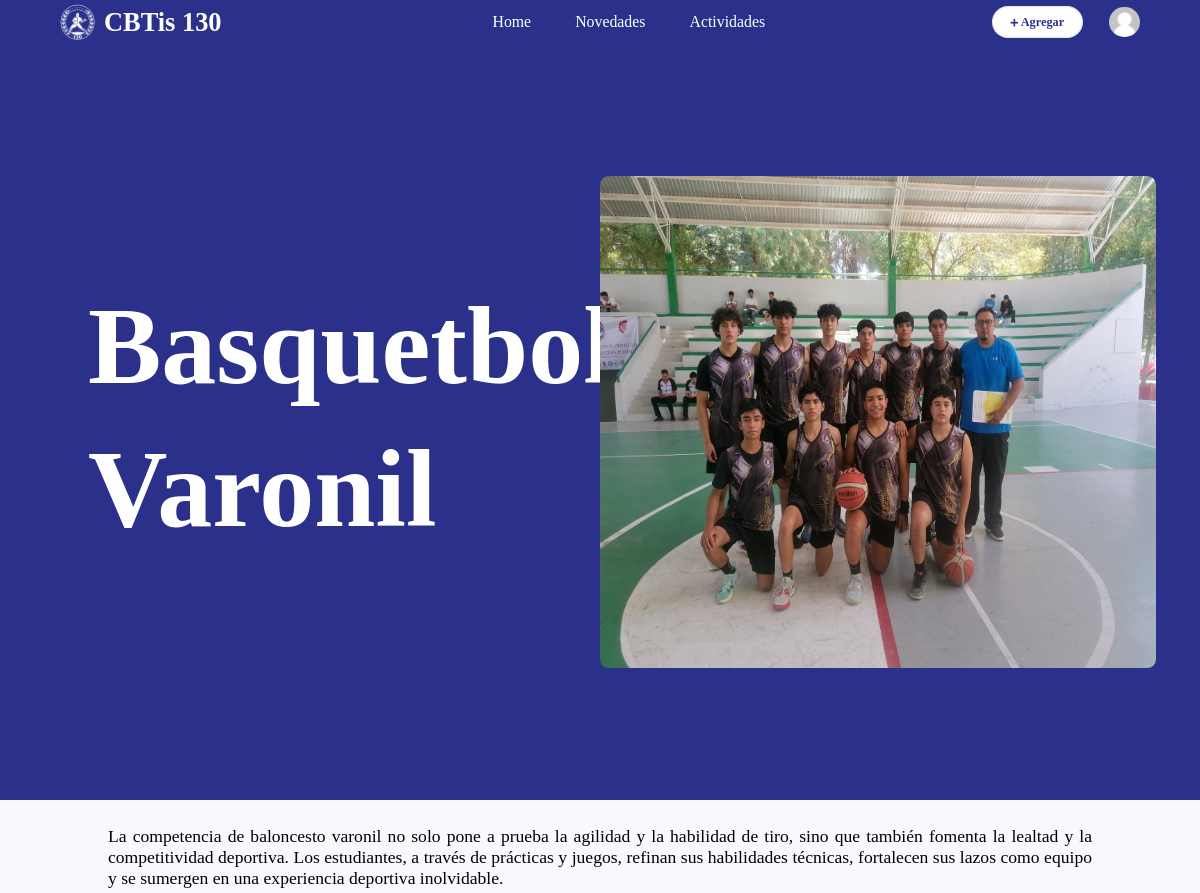
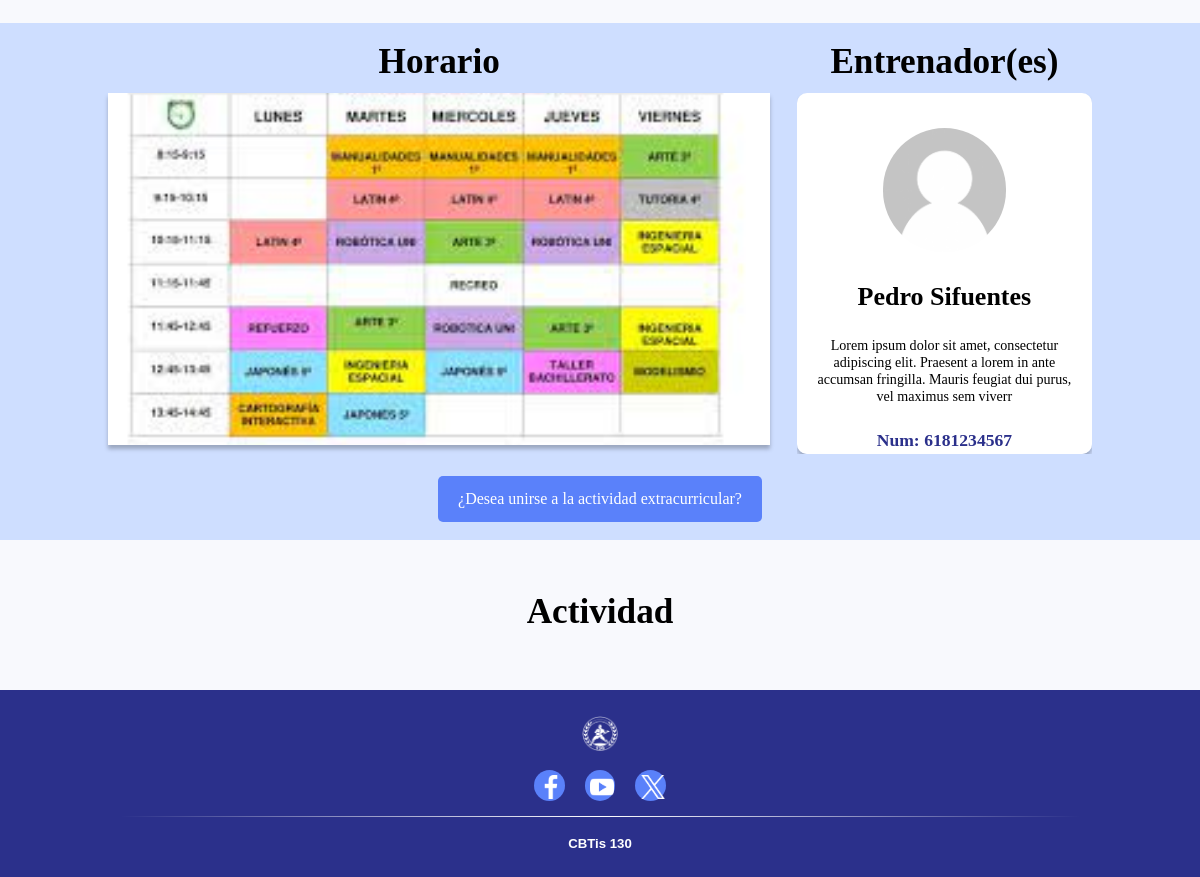
The page /index.php?p=Actividad&id=3 (signed in) on the database its author committed (2 pictures, top to bottom).
### tables this page shows
CREATE TABLE `entrenadores` (
  `id` int(11) NOT NULL,
  `nombre` varchar(50) NOT NULL,
  `paterno` varchar(50) NOT NULL,
  `materno` varchar(50) DEFAULT NULL,
  `usuario` varchar(50) NOT NULL,
  `contraseña` varchar(50) NOT NULL,
  `ultimo_acceso` varchar(50) DEFAULT current_timestamp(),
  `id_rol` int(11) NOT NULL,
  `descripcion` varchar(150) NOT NULL,
  `telefono` varchar(10) NOT NULL,
  `imagen` varchar(50) DEFAULT 'Public/imagenes/sin-foto.png',
  `correo` varchar(100) NOT NULL
);

CREATE TABLE `actividades` (
  `id` int(11) NOT NULL,
  `actividad` varchar(50) NOT NULL
);

CREATE TABLE `horarios` (
  `id` int(11) NOT NULL,
  `horario` varchar(50) NOT NULL,
  `id_actividad` int(11) NOT NULL
);

### Models/EntrenadorModel.php (called while the page is built, shortened)
<?php
class EntrenadorModel
{
    private $pdo;
    public function __construct($pdo)
    {
        $this->pdo = $pdo;
    }
    public function getEntrenadorByActividad($id){
        $query = 'SELECT en.*
        FROM entrenadores AS en
        JOIN entrenadores_actividad AS enAc ON en.id = enAc.id_entrenador
        WHERE enAc.id_actividad = :id';
        $stmt = $this->pdo->prepare($query);
        $stmt->execute(['id' => $id]);
        return $stmt->fetchAll(PDO::FETCH_ASSOC);
    }
    public function getImagenEntrenadorById($id){
        $query = "SELECT imagen
        FROM entrenadores
        WHERE id = $id";
        $stmt = $this->pdo->prepare($query);
        $stmt->execute();
        return $stmt->fetch(PDO::FETCH_NUM);
    }
}

### Models/ActividadModel.php (called while the page is built)
<?php
class ActividadModel
{
    private $pdo;
    public function __construct($pdo)
    {
        $this->pdo = $pdo;
    }
    public function getActById($id)
    {
        $query = 'SELECT actividad FROM actividades WHERE id = :id';
        $stmt = $this->pdo->prepare($query);
        $stmt->execute(['id' => $id]);
        return $stmt->fetch(PDO::FETCH_NUM);
    }
}

### Models/HorarioModel.php (called while the page is built, shortened)
<?php
class HorarioModel
{
    private $pdo;
    public function __construct($pdo)
    {
        $this->pdo = $pdo;
    }
    public function getHorarioByActId($id)
    {
        $query = 'SELECT id, horario FROM horarios WHERE id = :id';
        $stmt = $this->pdo->prepare($query);
        $stmt->execute(['id' => $id]);
        return $stmt->fetch(PDO::FETCH_NUM);
    }
}

### Views/actividad.php (the view, shortened to what this page needs)
<?php include("Views/modales.php"); ?>
<!DOCTYPE html>
<html lang="en">
<head>
    <link rel="stylesheet" href="Public/css/style_modales.css">
    <link rel="stylesheet" href="Public/css/style-extras.css">
    <link rel="stylesheet" href="https://cdnjs.cloudflare.com/ajax/libs/font-awesome/5.15.3/css/all.min.css">
    <link rel="stylesheet" href="https://unpkg.com/swiper/swiper-bundle.min.css"/>
    <link rel="stylesheet" href="Public/css/style-index.css">
    <link rel="stylesheet" href="Public/css/style_dashboard.css">
    <link rel="stylesheet" href="https://unpkg.com/swiper/swiper-bundle.min.css">
</head>
<body>
    <?php include("Views/Layouts/navbars.php"); ?>
    <div class="TitleIndex">
        <div class="Title-container">
            <h1><?php echo $actividad[0]; ?></h1>
        </div>
        <div class="contenedor-alumnos">
            <?php switch ($id) {
                    ?>
                    <?php
                case 3:
                    ?>
                        <div class="imagen">
                            <img src="Public/imagenes/actividad3.jpg" alt="">
                        </div>
                    <?php
                    break;
                    ?>
                    <?php
            } ?>
        </div>
    </div>
    <div class="DescExtra">
            <?php switch ($id) {
                    ?>
                    <?php
                case 3:
                    ?> <p>La competencia de baloncesto varonil no solo pone a prueba la agilidad y la habilidad de tiro, sino que también fomenta la lealtad y la competitividad deportiva. Los estudiantes, a través de prácticas y juegos, refinan sus habilidades técnicas, fortalecen sus lazos como equipo y se sumergen en una experiencia deportiva inolvidable.</p> <?php
                    break;
                    ?>
                    <?php
            } ?>
    </div>
    <div class="informacion">
        <div class="HorarioEnt-cont">
            <div class="horario">
                <h1>Horario</h1>
                <div class="horario-imagen">
                    <img class="imagen" src="<?php echo $horario[1]; ?>" alt="">
                </div>
            </div>
            <div class="entrenador">
                <h1 class="titulo">Entrenador(es)</h1>
                <div class="swiper-container">
                <div class="swiper-wrapper">
                    <?php foreach($entrenador as $row){?>
                        <div class="swiper-slide">
                            <div class="cardent">
                                <div class="entimg-container">
                                    <img src="<?php echo $row['imagen']; ?>" alt="">
                                </div>
                                <div class="NombreEnt">
                                    <h1><?php echo ($row['nombre']." ".$row['paterno']." ".$row['materno']); ?></h1>
                                </div>
                                <div class="DescEnt">
                                    <p><?php echo $row['descripcion']; ?></p>
                                </div>
                                <div class="ContactoEnt">
                                    <p>Num: <?php echo $row['telefono']; ?></p>
                                </div>
                            </div>
                        </div>
                    <?php } ?>
                </div>
                </div>
            </div>
        </div>
        <button onclick="inscribirse()">¿Desea unirse a la actividad extracurricular?</button>
    </div>
    <div class="secciones">
        <div class="titulo">
            <h1>Actividad</h1>
        </div>
    </div>
</body>
<?php include("Views/Layouts/footer.php"); ?>
</html>

### Views/Layouts/navbars.php (shortened to what this page needs)
<div class="navbar">
    <a href="index.php" class="titulo">
        <img src="Public/imagenes/logo.png">
        <h1>CBTis 130</h1>
    </a>
    <div class="menu">
        <a href="index.php">Home</a>
        <a href="index.php#novedades">Novedades</a>
        <div class="dropdownAct">
            <a>Actividades</a>
        </div>
    <?php if(!empty($_SESSION['rol']) && $_SESSION['rol'] == 1){ ?>
    </div>
    <div class="iconos">
        <div>
            <a onclick="agregar()" class="agregar"><i class="fas fa-plus"></i> Agregar</a>
        </div>
        <div class="dropdownUser">
            <div class="icon">
                <img src="<?php echo $imagen[0]; ?>" alt="">
            </div>
        </div>
    </div>
    <?php }?>
</div>

### Public/css/style_modales.css (style rules this page uses)
:root { --principal:#2B308B; --border: .1rem solid rgba(0,0,0,.12); --prueba: 1px solid red; --fuente: white; --background: #F8F9FD; }
.agregar { margin-top: 1rem; border:.1rem solid rgba(0,0,0,.1); }

### Public/css/style-extras.css (style rules this page uses)
:root { --principal:#2B308B; --border: .1rem solid rgba(0,0,0,.12); --prueba: 1px solid red; --fuente: white; --background: #F8F9FD; }
* { margin:0; padding:0; box-sizing: border-box; font-family: Calibri; outline: none; border:none; text-decoration: none; transition: .2s linear; }
html { font-size: 71%; scroll-behavior: smooth; scroll-padding-top: 6rem; overflow-x: hidden; }
.TitleIndex { display: flex; align-items: center; justify-content: center; width: 100%; height: calc(100vh - 5rem); background-color: var(--principal); text-align: center; }
.TitleIndex .Title-container { text-align: left; height: calc(100vh - 5rem); width: 50%; padding: 0rem 10rem; display: flex; align-items: center; font-size: 55px; margin-bottom: 1rem; line-height: 1.3; white-space: pre-line; font-weight: bold; color: #ffffff; }
.TitleIndex .contenedor-alumnos { height: calc(100vh - 5rem); width: 50%; display: flex; align-items: center; }
.TitleIndex .contenedor-alumnos .imagen { width: 100%; height: 65%; border-radius: 1rem; object-fit: cover; margin-right: 5rem; }
.TitleIndex .contenedor-alumnos .imagen img { width: 100%; height: 100%; border-radius: 1rem; }
.DescExtra { width: 100%; text-align: justify; padding: 3rem 9%; }
.DescExtra p { font-size: 2rem; }
.informacion { width: 100%; background-color: #CEDEFF; padding: 2rem 9%; align-items: center; text-align: center; }
.informacion .HorarioEnt-cont { width: 100%; display: flex; justify-content: space-between; }
.informacion .HorarioEnt-cont .horario { width: calc(70% - 3rem); }
.informacion .HorarioEnt-cont .horario h1 { font-size: 4rem; text-align: center; margin-bottom: 1rem; line-height: 5rem; }
.informacion .HorarioEnt-cont .horario .horario-imagen { position: relative; }
.informacion .HorarioEnt-cont .horario .horario-imagen .imagen { width: 100%; box-shadow: 0px 4px 4px 0px rgba(0, 0, 0, 0.25); transition: transform 0.3s, box-shadow 0.3s; height: 40rem; object-fit: cover; }
.informacion .HorarioEnt-cont .horario .horario-imagen img { width: 100%; height: 100%; }
.informacion .HorarioEnt-cont .entrenador { width: 30%; }
.informacion .HorarioEnt-cont .entrenador .titulo { font-size: 4rem; text-align: center; margin-bottom: 1rem; line-height: 5rem; }
.informacion .HorarioEnt-cont .entrenador .cardent { width: 100%; height: calc(100% - 6rem); border-radius: 30px; justify-content: center; align-items: center; font-family: Calibri; border-radius: 10px; background: #FFF; box-shadow: 0px 4px 4px 0px rgba(0, 0, 0, 0.25); transition: transform 0.3s, box-shadow 0.3s; padding: 4rem 2rem; display: flex; flex-wrap: wrap; overflow-y: auto; }
.informacion .HorarioEnt-cont .entrenador .cardent .entimg-container { border-radius: 100rem; width: 14rem; height: 14rem; object-fit: cover; }
.informacion .HorarioEnt-cont .entrenador .cardent .entimg-container img { width: 100%; height: 100%; border-radius: 100rem; }
.informacion .HorarioEnt-cont .entrenador .cardent .NombreEnt { font-size: 13px; text-align: center; margin-top: 30px; width: 100%; }
.informacion .HorarioEnt-cont .entrenador .cardent .DescEnt { font-size: 1.6rem; text-align: center; margin-top: 25px; font-weight: 100; width: 100%; }
.informacion .HorarioEnt-cont .entrenador .cardent .ContactoEnt { font-size: 2rem; text-align: center; margin-top: 25px; color: var(--principal); font-weight: bolder; width: 100%; }
.informacion button { padding: 14px 20px; border: none; border-radius: 5px; background-color: #5A81FA; color: #ffffff; font-size: 16px; cursor: pointer; margin-top: 2.5rem; }
.swiper-container { width: 100%; position: relative; overflow: hidden; max-height: 41rem; }
.swiper-wrapper { display: flex; }
.swiper-slide { flex: 0 0 100%; }

### Public/css/estilo_footer.css (style rules this page uses)
:root { --principal:#2B308B; --border: .1rem solid rgba(0,0,0,.12); --prueba: 1px solid red; --fuente: white; --background: #F8F9FD; }
* { margin:0; padding:0; box-sizing: border-box; font-family: Calibri; outline: none; border:none; text-decoration: none; transition: .2s linear; }

### rows shown on the page
entrenadores: imagen (picture)
actividades: actividad "Basquetbol Varonil"
horarios: horario (picture)
entrenadores: imagen (picture), nombre "Pedro", paterno "Sifuentes", descripcion "Lorem ipsum dolor sit amet, consectetur adipiscing elit. Praesent a lorem in ante accumsan fringilla. Mauris feugiat dui purus, vel maximus sem viverr", telefono "6181234567"
